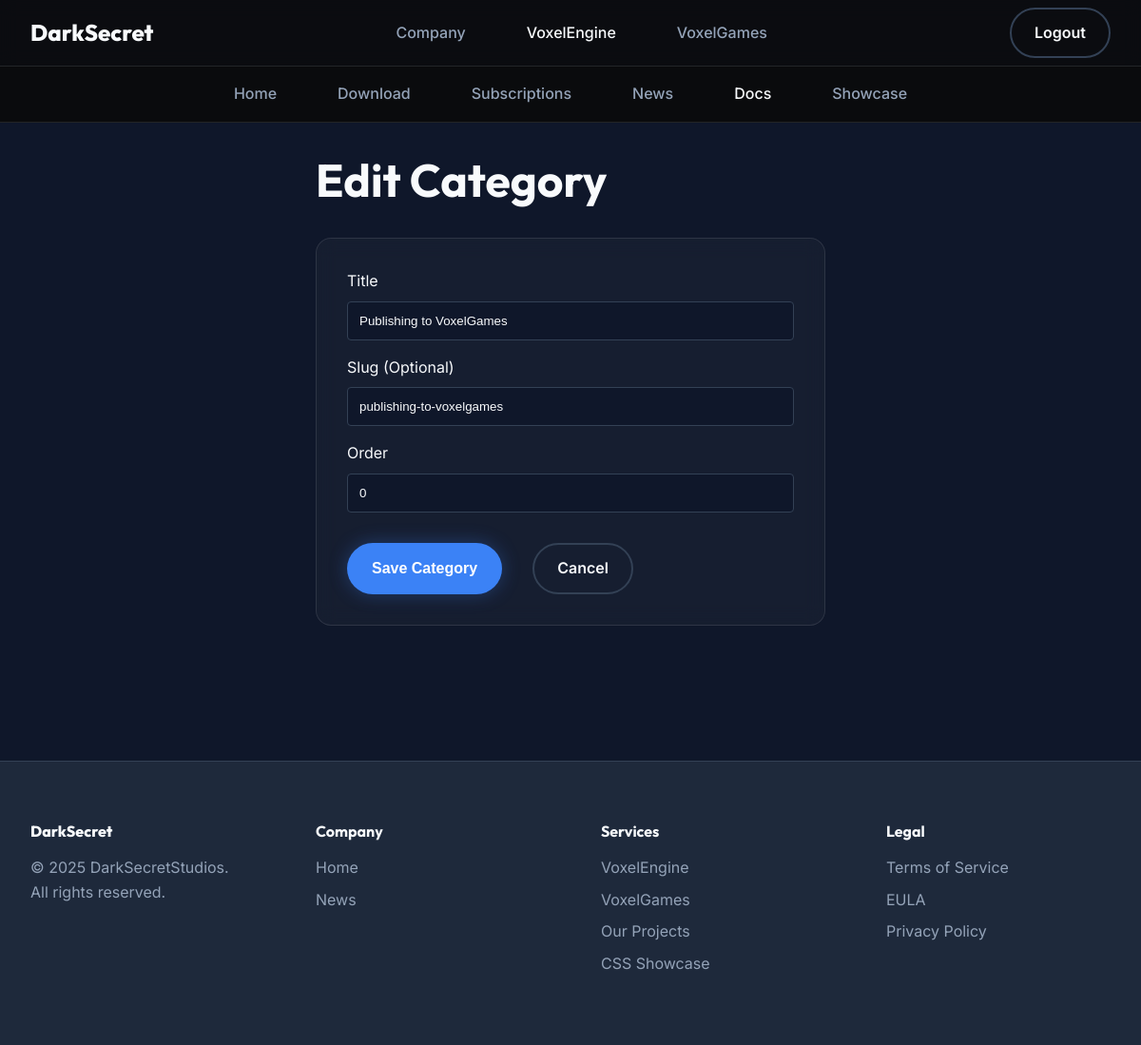
Page /voxelengine/docs/manage/categories/edit/5/ (signed in) on the committed database.
### voxelengine/models.py (models this page shows, shortened)
class DocumentationCategory(models.Model):
    title = models.CharField(max_length=100)
    slug = models.SlugField(unique=True, blank=True)
    order = models.IntegerField(default=0)
    class Meta:
        verbose_name_plural = "Documentation Categories"
        ordering = ['order', 'title']

### voxelengine/views.py (the view)
# urls.py: path('docs/manage/categories/edit/<int:pk>/', docs_manage_category_edit, name='docs_manage_category_edit'),
@user_passes_test(is_staff)
def docs_manage_category_edit(request, pk):
    category = get_object_or_404(DocumentationCategory, pk=pk)
    if request.method == 'POST':
        form = DocumentationCategoryForm(request.POST, instance=category)
        if form.is_valid():
            form.save()
            return redirect('voxelengine:docs_manage_category_list')
    else:
        form = DocumentationCategoryForm(instance=category)
    return render(request, 'voxelengine/docs/manage_category_form.html', {'form': form, 'title': 'Edit Category'})

### voxelengine/forms.py
class DocumentationCategoryForm(forms.ModelForm):
    class Meta:
        model = DocumentationCategory
        fields = ['title', 'slug', 'order']
        widgets = {
            'title': forms.TextInput(attrs={'class': 'form-control'}),
            'slug': forms.TextInput(attrs={'class': 'form-control'}),
            'order': forms.NumberInput(attrs={'class': 'form-control'}),
        }

### voxelengine/views.py (called while the page is built)
def is_staff(user):
    return user.is_staff

### voxelengine/templates/voxelengine/docs/manage_category_form.html (shortened to what this page needs)
{% extends 'voxelengine/veBase.html' %}
{% block voxelengine_content %}
<div class="container" style="padding-top: 2rem; max-width: 600px;">
    <h2 class="mb-md">{{ title }}</h2>
    <div class="card">
        <form method="post">
            <div style="margin-bottom: 1rem;">
                <label style="display: block; margin-bottom: 0.5rem;">Title</label>
                {{ form.title }}
            </div>
            <div style="margin-bottom: 1rem;">
                <label style="display: block; margin-bottom: 0.5rem;">Slug (Optional)</label>
                {{ form.slug }}
            </div>
            <div style="margin-bottom: 1rem;">
                <label style="display: block; margin-bottom: 0.5rem;">Order</label>
                {{ form.order }}
            </div>
            <div class="flex gap-md mt-md">
                <button type="submit" class="btn btn-primary">Save Category</button>
                <a href="{% url 'voxelengine:docs_manage_category_list' %}" class="btn btn-outline">Cancel</a>
            </div>
        </form>
    </div>
</div>
{% endblock %}

### static/style/base/_variables.css (style rules this page uses)
:root { --font-main: 'Inter', BlinkMacSystemFont, 'Segoe UI', Roboto, Oxygen, Ubuntu, Cantarell, 'Open Sans', 'Helvetica Neue', sans-serif; --font-display: 'Outfit', 'Inter', sans-serif; --space-xs: 0.5rem; --space-sm: 1rem; --space-md: 2rem; --space-lg: 4rem; --space-xl: 8rem; --radius-sm: 4px; --radius-md: 8px; --radius-lg: 16px; --radius-xl: 24px; --radius-full: 9999px; --transition-fast: 0.2s ease; --transition-normal: 0.3s cubic-bezier(0.4, 0, 0.2, 1); --transition-slow: 0.5s ease; --color-bg: #ffffff; --color-bg-alt: #f8f9fa; --color-text: #1a1a1a; --color-text-muted: #666666; --color-border: #e5e5e5; --color-primary: #000000; --color-primary-hover: #333333; --color-primary-text: #ffffff; --color-secondary: #f0f0f0; --color-secondary-hover: #e0e0e0; --color-secondary-text: #1a1a1a; --shadow-sm: 0 2px 4px rgba(0, 0, 0, 0.05); --shadow-md: 0 4px 12px rgba(0, 0, 0, 0.08); --shadow-lg: 0 12px 24px rgba(0, 0, 0, 0.12); --navbar-height: 70px; }
[data-theme="engine"] { --color-bg: #0f172a; --color-bg-alt: #1e293b; --color-text: #f8fafc; --color-text-muted: #94a3b8; --color-border: #334155; --color-primary: #3b82f6; --color-primary-hover: #2563eb; --color-primary-text: #ffffff; --color-secondary: rgba(255, 255, 255, 0.1); --color-secondary-hover: rgba(255, 255, 255, 0.15); --color-secondary-text: #ffffff; --shadow-neon: 0 0 20px rgba(59, 130, 246, 0.3); }

### static/style/layout/_layout.css (style rules this page uses)
.container { width: 100%; max-width: 1200px; margin: 0 auto; padding: 0 var(--space-md); }
.flex { display: flex; }

### static/style/utilities/_utilities.css (style rules this page uses)
.gap-md { gap: var(--space-md); }
.mt-md { margin-top: var(--space-md); }
.mb-md { margin-bottom: var(--space-md); }

### static/style/components/_buttons.css (style rules this page uses)
.btn { display: inline-flex; align-items: center; justify-content: center; padding: 0.75rem 1.5rem; border-radius: var(--radius-full); font-weight: 600; font-size: 1rem; cursor: pointer; transition: var(--transition-normal); border: 2px solid transparent; white-space: nowrap; }
.btn-primary { background-color: var(--color-primary); color: var(--color-primary-text); box-shadow: var(--shadow-neon, none); }
.btn-outline { background-color: transparent; border-color: var(--color-border); color: var(--color-text); }

### static/style/components/_cards.css (style rules this page uses)
.card { background-color: var(--color-bg-alt); border-radius: var(--radius-lg); padding: var(--space-md); border: 1px solid var(--color-border); transition: var(--transition-normal); position: relative; overflow: hidden; }
[data-theme="gaming"] .card, [data-theme="engine"] .card { background: rgba(255, 255, 255, 0.03); backdrop-filter: blur(10px); border: 1px solid rgba(255, 255, 255, 0.1); }

### voxelengine/templates/voxelengine/docs/manage_category_form.html (style rules this page uses)
.form-control { width: 100%; padding: 0.75rem; background: var(--color-bg); border: 1px solid var(--color-border); border-radius: var(--radius-sm); color: var(--color-text); }

### rows in the picture
DocumentationCategory: title "Publishing to VoxelGames", slug "publishing-to-voxelgames", order "0"

### other values in the picture
{{ title }} "Edit Category"
